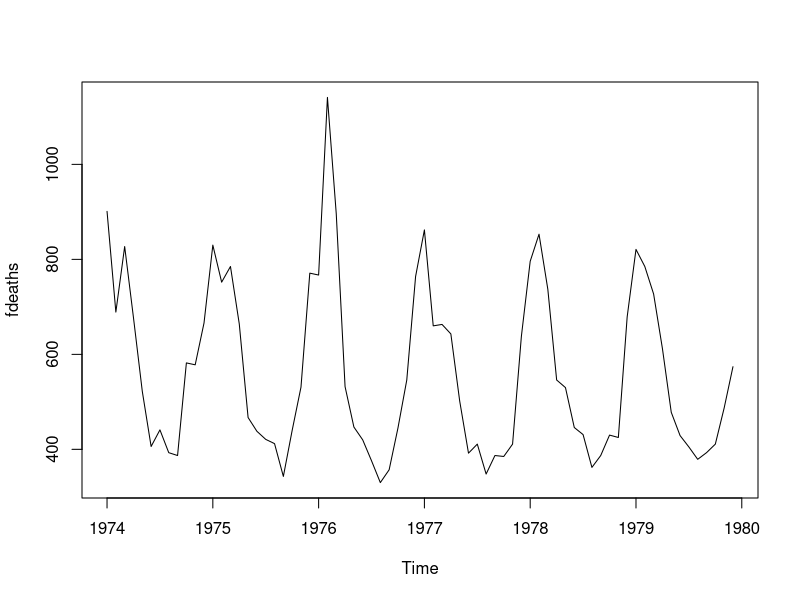

This chart was generated by the following R code:
## ---- chunk 1
plot(fdeaths)
